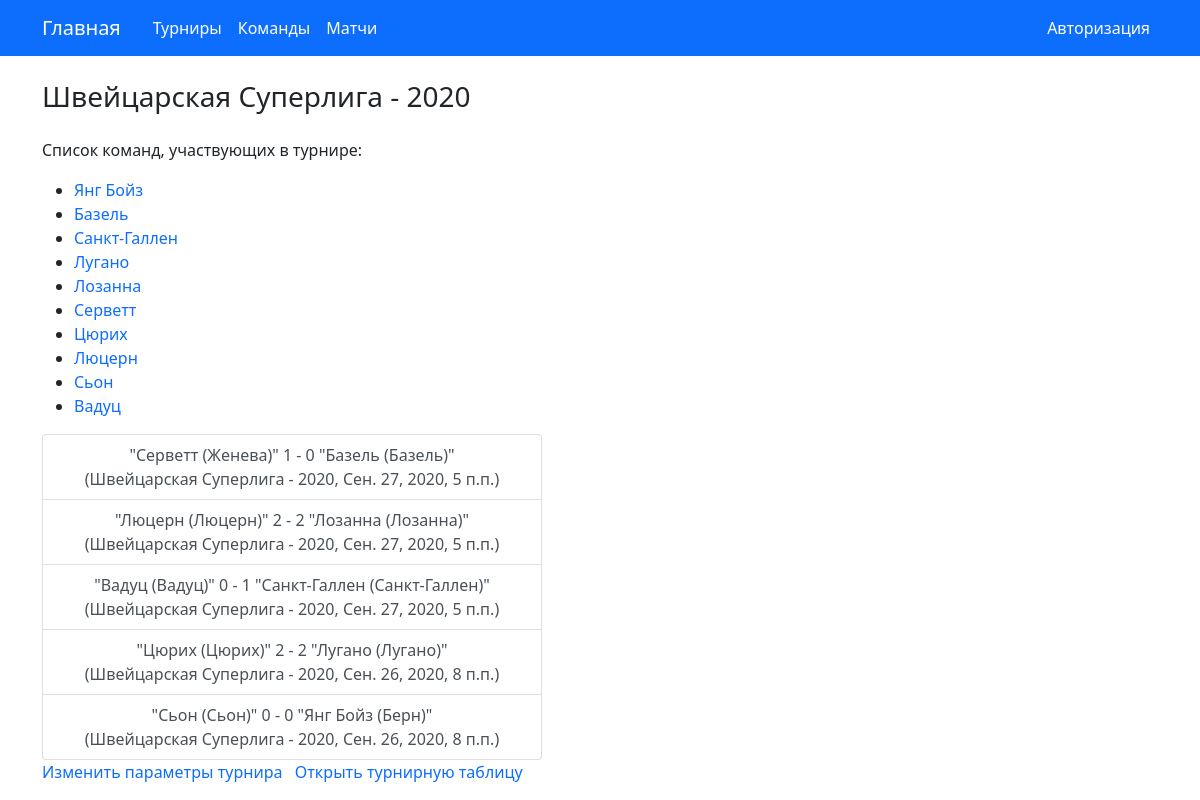
Screenshot of /tournaments/7/ with the database file from the repository.
### sportstats/models.py (models this page shows, shortened)
class Tournament(models.Model):
    class Meta:
        verbose_name = "турнир"
        verbose_name_plural = "турниры"
    tournament_name = models.CharField(max_length=40, verbose_name="Название турнира")
    year_held = models.IntegerField(verbose_name="Год проведения")
    teams_participant = models.ManyToManyField(Team, verbose_name="Участники")
    country_name = models.CharField(max_length=25, verbose_name="Место проведения", default="")
    is_regular = models.BooleanField(default=True, verbose_name="Регулярный сезон")
    def __str__(self):
        return "{0} - {1}".format(self.tournament_name, self.year_held)

class Team(models.Model):
    class Meta:
        verbose_name = "клуб"
        verbose_name_plural = "клубы"
    team_name = models.CharField(max_length=30, verbose_name="Название клуба")
    country = models.CharField(max_length=25, verbose_name="Страна")
    city = models.CharField(max_length=25, verbose_name="Город")
    def __str__(self):
        return "\"{0} ({1})\"".format(self.team_name, self.city)

class Match(models.Model):
    class Meta:
        verbose_name = "матч"
        verbose_name_plural = "матчи"
    tournament = models.ForeignKey(Tournament, on_delete=models.CASCADE, verbose_name="Турнир")
    date_held = models.DateTimeField(verbose_name="Дата и время проведения")
    first_team = models.ForeignKey(Team, on_delete=models.CASCADE, related_name="team1", verbose_name="Хозяева")
    first_team_scores = models.IntegerField("Голы (хозяева)")
    second_team = models.ForeignKey(Team, on_delete=models.CASCADE, related_name="team2", verbose_name="Гости")
    second_team_scores = models.IntegerField("Голы (гости)")

### sportstats/views.py (the view)
# urls.py: path("tournaments/<int:tournament_id>/", views.tournament_detail, name="tournament_detail"),
def tournament_detail(request, tournament_id):
    tournament = get_object_or_404(Tournament, pk=tournament_id)
    participants = tournament.teams_participant.all()
    latest_matches = Match.objects.filter(tournament__exact=tournament_id).order_by("-date_held")
    return render(request, "sportstats/tournaments/tournament_detail.html", {"tournament" : tournament,
                                                                             "teams" : participants,
                                                                             "latest_matches" : latest_matches[:5]})

### sportstats/templates/sportstats/tournaments/tournament_detail.html (shortened to what this page needs)
{%  extends "sportstats/index.html" %}
{% block page_header %} {{ tournament }} {% endblock %}
{% block content %}
    <p>Список команд, участвующих в турнире:</p>
    <ul>
        {% for team in teams %}
            <li><a href="{% url "team_detail" team.id %}">{{ team.team_name }}</a></li>
        {% endfor %}
    </ul>
    <div class="list-group h-100">
        {% for match in latest_matches %}
            <a href="{% url "match_detail" match.id %}" class="list-group-item list-group-item-action h-25">
                {{ match.first_team }} {{ match.first_team_scores }} - {{ match.second_team_scores }} {{ match.second_team }}
                <br>
                ({{ match.tournament }}, {{ match.date_held }})
            </a>
        {% endfor %}
    </div>
    <a href="{% url "tournament_edit" tournament.id %}">Изменить параметры турнира</a>
    {% if tournament.is_regular %}
        <a href="{% url "tournament_table" tournament.id %}">Открыть турнирную таблицу</a>
    {% endif %}
{% endblock %}

### static/css/style.css (style rules this page uses)
.list-group-item { max-width: 500px; text-align: center; }
a { padding-right: 8px; text-decoration: none; }

### rows the page displays
Tournament: tournament_name+year_held "Швейцарская Суперлига - 2020"
Team: team_name "Янг Бойз"
Team: team_name "Базель"
Team: team_name "Санкт-Галлен"
Team: team_name "Лугано"
Team: team_name "Лозанна"
Team: team_name "Серветт"
Team: team_name "Цюрих"
Team: team_name "Люцерн"
Team: team_name "Сьон"
Team: team_name "Вадуц"
Match: first_team "\"Серветт (Женева)\"", first_team_scores "1", second_team_scores "0", second_team "\"Базель (Базель)\"", tournament "Швейцарская Суперлига - 2020", date_held "Сен. 27, 2020, 5 п.п."
Match: first_team "\"Люцерн (Люцерн)\"", first_team_scores "2", second_team_scores "2", second_team "\"Лозанна (Лозанна)\"", tournament "Швейцарская Суперлига - 2020", date_held "Сен. 27, 2020, 5 п.п."
Match: first_team "\"Вадуц (Вадуц)\"", first_team_scores "0", second_team_scores "1", second_team "\"Санкт-Галлен (Санкт-Галлен)\"", tournament "Швейцарская Суперлига - 2020", date_held "Сен. 27, 2020, 5 п.п."
Match: first_team "\"Цюрих (Цюрих)\"", first_team_scores "2", second_team_scores "2", second_team "\"Лугано (Лугано)\"", tournament "Швейцарская Суперлига - 2020", date_held "Сен. 26, 2020, 8 п.п."
Match: first_team "\"Сьон (Сьон)\"", first_team_scores "0", second_team_scores "0", second_team "\"Янг Бойз (Берн)\"", tournament "Швейцарская Суперлига - 2020", date_held "Сен. 26, 2020, 8 п.п."
